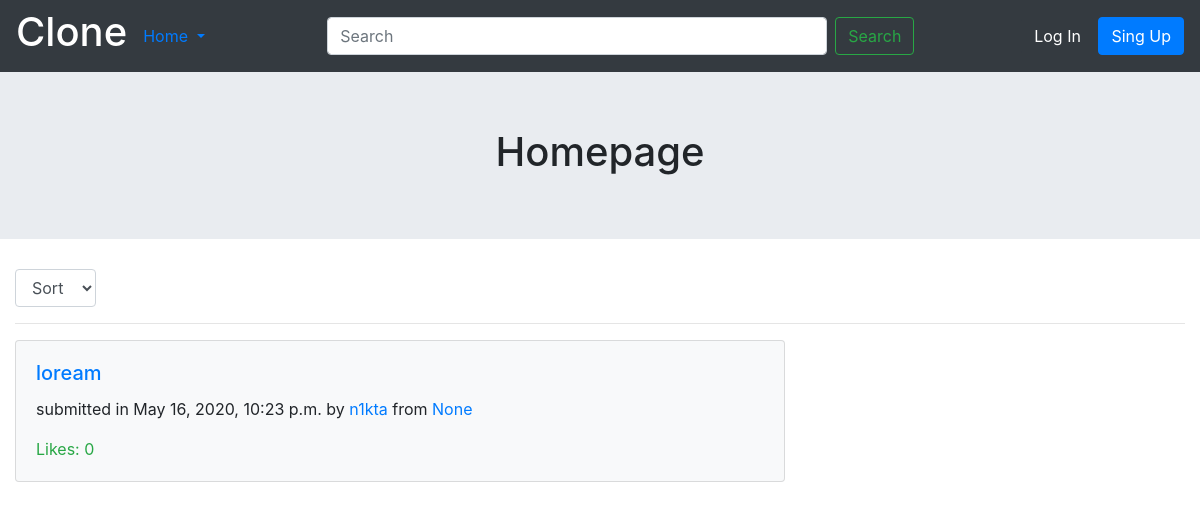
Before: / with the older database file.
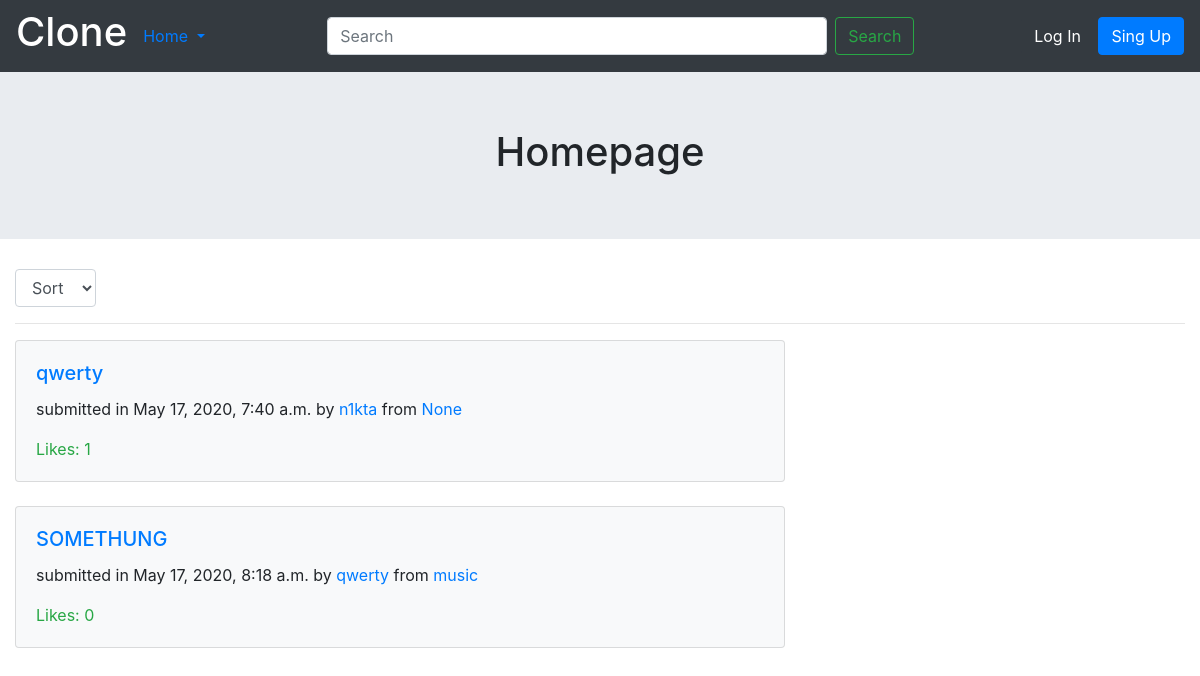
After: the same page with the newer database file.
### reddit/models.py (models this page shows, shortened)
class ArticlesModel(models.Model):
    title = models.CharField(max_length=255)
    description = models.TextField(blank=False)
    created = models.DateTimeField(auto_now_add=True)
    user = models.ForeignKey(User,on_delete=models.CASCADE)
    group = models.ForeignKey(LinkModel, null=True, blank=True, on_delete=models.CASCADE)
    likes = models.ManyToManyField(User, blank=True, related_name='likes')

class LinkModel(models.Model):
    subbeddit = models.CharField(max_length=255)
    def __str__(self):
        return self.subbeddit

### reddit/views.py (the view, shortened to what this page needs)
# urls.py: path('', home, name='home'),
def home(request):
    links = LinkModel.objects.all()
    if request.method == 'GET':
        articles = ArticlesModel.objects.all()
        return render(request, 'home.html', {'articles': articles, 'links': links})

### templates/home.html (shortened to what this page needs)
{% extends 'base.html' %}
{% block content %}
    <section style="background: rgb(233, 236, 240);">
        <div class="container">
            <div class="d-flex justify-content-center">
                <h1 style="padding: 5%;">Homepage</h1>
            </div>
        </div>
    </section>
    <section style="margin-top: 2.5%;">
        <div class="container-fluid">
            <div class="row">
                <div class="col-9">
                    <div class="d-flex justify-content-start">
                        <form method="POST">
                            <select class="form-control" id="exampleFormControlSelect1" name="articles_sort" onChange="form.submit();">
                                <option value="sort" hidden selected>Sort</option>
                            </select>
                        </form>
                    </div>
                </div>
                <div class="col-3">
                </div>
            </div>
            <hr>
        </div>
    </section>
    <section>
        <div class="container-fluid">
            <div class="row">
                <div class="col-8">
                    {% for article in articles %}
                        <div class="card bg-light">
                            <div class="card-body">
                            <h5 class="card-title"><a href="{% url 'article_view' article.id %}">{{ article.title }}</a></h5>
                            <p class="card-text">submitted in {{ article.created }} by <a href="{% url 'profile_view' article.user %}">{{ article.user }}</a> from <a href="{% url 'links' article.group %}">{{ article.group }}</a></p>
                            <p class="card-text text-success">Likes: {{ article.likes.count }}</p>
                            </div>
                        </div>
                        <br>
                    {% endfor %}
                </div>
            </div>
        </div>
    </section>
{% endblock content %}

Changed rows visible on the page:
removed ArticlesModel: title "loream", created "May 16, 2020, 10:23 p.m.", user "n1kta", group "None", likes.count "0"
added ArticlesModel: title "qwerty", created "May 17, 2020, 7:40 a.m.", user "n1kta", group "None", likes.count "1"
added ArticlesModel: title "SOMETHUNG", created "May 17, 2020, 8:18 a.m.", user "qwerty", group "music", likes.count "0"
